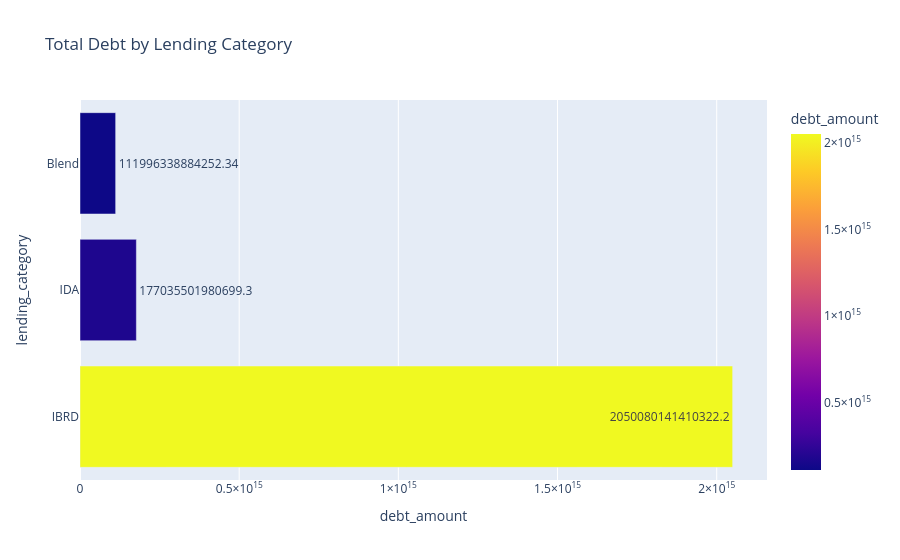

Notebook code for this chart:
### Code cell
fig = px.bar(data_frame=lending_category_debt,x="debt_amount",y="lending_category",orientation="h",title="Total Debt by Lending Category",color="debt_amount",text="debt_amount")
fig.show()

### Figure 1 — Plotly figure (JSON) as saved in the notebook; plotly's stock layout.template omitted (floating-point values rounded to 4 significant figures)
{"data": [{"hovertemplate": "debt_amount=%{marker.color}<br>lending_category=%{y}<extra></extra>", "legendgroup": "", "marker": {"color": [2050000000000000.0, 177000000000000.0, 112000000000000.0], "coloraxis": "coloraxis", "pattern": {"shape": ""}}, "name": "", "orientation": "h", "showlegend": false, "text": [2050000000000000.0, 177000000000000.0, 112000000000000.0], "textposition": "auto", "type": "bar", "x": [2050000000000000.0, 177000000000000.0, 112000000000000.0], "xaxis": "x", "y": ["IBRD", "IDA", "Blend"], "yaxis": "y"}], "layout": {"barmode": "relative", "coloraxis": {"colorbar": {"title": {"text": "debt_amount"}}, "colorscale": [[0, "#0d0887"], [0.1111, "#46039f"], [0.2222, "#7201a8"], [0.3333, "#9c179e"], [0.4444, "#bd3786"], [0.5556, "#d8576b"], [0.6667, "#ed7953"], [0.7778, "#fb9f3a"], [0.8889, "#fdca26"], [1, "#f0f921"]]}, "legend": {"tracegroupgap": 0}, "title": {"text": "Total Debt by Lending Category"}, "xaxis": {"anchor": "y", "domain": [0, 1], "title": {"text": "debt_amount"}}, "yaxis": {"anchor": "x", "domain": [0, 1], "title": {"text": "lending_category"}}}}
